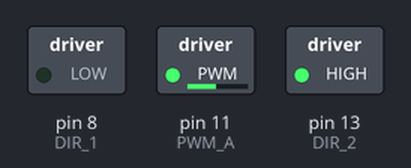
The sketch below on a simulated Arduino Uno, built with avr-gcc and run on an emulated ATmega328P. Parts: switched loads named in the sketch (green lamp = pin HIGH). What the sketch prints to the serial monitor is not drawn.

Above: at 0.1 s.
At 5.1 s:
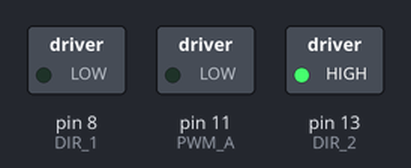
Timing chart, 0 to 6.6 s (numbered marks = the images above):
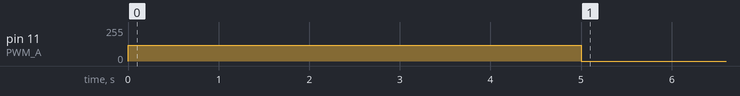

The sketch:

SqueezeOneSec.ino
```cpp
// To use it, open serial monitor and type a distance in, inputs can be "2","10", "-33" etc.


//Used Pins
const int encoder0PinA = 18; //Channel A of the encoder
const int encoder0PinB = 19; //Channel B of the encoder
const int PWM_A = 11;  //PWM for signal control
const int DIR_1 = 8;  //Direction Control
const int DIR_2 = 13;  //Direction control
const int PressureSensor = 62;  // Analog input from pressure sensor

//For debouncing
unsigned long A_last_button_time = 0;
unsigned long A_button_time = 0;
int Debounce_time = 0; // Time between trips of encoder are allowed in microsecounds

int A_count = 0; //Position with Respect to srart
int saved_A = 6666;

int motor_pwm = 120; // How much power to move, 0-255 range


void setup() {
  pinMode(PWM_A, OUTPUT);
  pinMode(DIR_1, OUTPUT);
  pinMode(DIR_2, OUTPUT);

  // initialize serial communication at 9600 bits per second:
  Serial.begin(115200);
  Serial.println("Let's Go");
  analogWrite(PWM_A, motor_pwm);
  digitalWrite(DIR_1, LOW);
  digitalWrite(DIR_2, HIGH);

  delay(5000);

  analogWrite(PWM_A, 0);

}

void loop() {
  Serial.println("Loop for ever");

}
```
